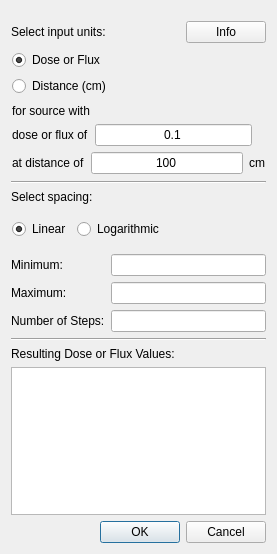
<?xml version="1.0" encoding="UTF-8"?>
<ui version="4.0">
 <class>RangeDefinition</class>
 <widget class="QDialog" name="RangeDefinition">
  <property name="geometry">
   <rect>
    <x>0</x>
    <y>0</y>
    <width>277</width>
    <height>554</height>
   </rect>
  </property>
  <property name="focusPolicy">
   <enum>Qt::StrongFocus</enum>
  </property>
  <property name="windowTitle">
   <string>Automatic Range Definition</string>
  </property>
  <layout class="QVBoxLayout" name="verticalLayout">
   <item>
    <layout class="QVBoxLayout" name="verticalLayout_3">
     <item>
      <layout class="QVBoxLayout" name="verticalLayout_5">
       <item>
        <layout class="QHBoxLayout" name="horizontalLayout_4">
         <property name="topMargin">
          <number>10</number>
         </property>
         <item>
          <widget class="QLabel" name="label_2">
           <property name="text">
            <string>Select input units:</string>
           </property>
          </widget>
         </item>
         <item>
          <spacer name="horizontalSpacer">
           <property name="orientation">
            <enum>Qt::Horizontal</enum>
           </property>
           <property name="sizeHint" stdset="0">
            <size>
             <width>40</width>
             <height>20</height>
            </size>
           </property>
          </spacer>
         </item>
         <item>
          <widget class="QPushButton" name="btnInfo">
           <property name="text">
            <string>Info</string>
           </property>
          </widget>
         </item>
        </layout>
       </item>
       <item>
        <widget class="QFrame" name="frame1">
         <property name="frameShape">
          <enum>QFrame::NoFrame</enum>
         </property>
         <property name="frameShadow">
          <enum>QFrame::Plain</enum>
         </property>
         <property name="lineWidth">
          <number>1</number>
         </property>
         <layout class="QVBoxLayout" name="verticalLayout_2">
          <property name="leftMargin">
           <number>1</number>
          </property>
          <property name="topMargin">
           <number>1</number>
          </property>
          <property name="rightMargin">
           <number>1</number>
          </property>
          <property name="bottomMargin">
           <number>1</number>
          </property>
          <item>
           <widget class="QRadioButton" name="radio_dose">
            <property name="text">
             <string>Dose or Flux</string>
            </property>
            <property name="checked">
             <bool>true</bool>
            </property>
           </widget>
          </item>
          <item>
           <widget class="QRadioButton" name="radio_distance">
            <property name="text">
             <string>Distance (cm)</string>
            </property>
           </widget>
          </item>
         </layout>
        </widget>
       </item>
       <item>
        <widget class="QWidget" name="wdgtDistanceParams" native="true">
         <layout class="QVBoxLayout" name="verticalLayout_6">
          <property name="leftMargin">
           <number>1</number>
          </property>
          <property name="topMargin">
           <number>1</number>
          </property>
          <property name="rightMargin">
           <number>1</number>
          </property>
          <property name="bottomMargin">
           <number>1</number>
          </property>
          <item>
           <widget class="QLabel" name="label_5">
            <property name="text">
             <string>for source with</string>
            </property>
           </widget>
          </item>
          <item>
           <layout class="QHBoxLayout" name="horizontalLayout">
            <item>
             <widget class="QLabel" name="label_3">
              <property name="text">
               <string>dose or flux of</string>
              </property>
             </widget>
            </item>
            <item>
             <widget class="QLineEdit" name="line_dose">
              <property name="text">
               <string>0.1</string>
              </property>
              <property name="alignment">
               <set>Qt::AlignCenter</set>
              </property>
             </widget>
            </item>
            <item>
             <widget class="QLabel" name="label_units">
              <property name="text">
               <string/>
              </property>
             </widget>
            </item>
           </layout>
          </item>
          <item>
           <layout class="QHBoxLayout" name="horizontalLayout_2">
            <item>
             <widget class="QLabel" name="label_4">
              <property name="text">
               <string>at distance of</string>
              </property>
             </widget>
            </item>
            <item>
             <widget class="QLineEdit" name="line_distance">
              <property name="sizePolicy">
               <sizepolicy hsizetype="Expanding" vsizetype="Fixed">
                <horstretch>0</horstretch>
                <verstretch>0</verstretch>
               </sizepolicy>
              </property>
              <property name="maximumSize">
               <size>
                <width>16777215</width>
                <height>16777215</height>
               </size>
              </property>
              <property name="text">
               <string>100</string>
              </property>
              <property name="alignment">
               <set>Qt::AlignCenter</set>
              </property>
             </widget>
            </item>
            <item>
             <widget class="QLabel" name="label_6">
              <property name="text">
               <string>cm</string>
              </property>
             </widget>
            </item>
           </layout>
          </item>
         </layout>
        </widget>
       </item>
      </layout>
     </item>
     <item>
      <widget class="Line" name="line">
       <property name="orientation">
        <enum>Qt::Horizontal</enum>
       </property>
      </widget>
     </item>
     <item>
      <widget class="QLabel" name="label">
       <property name="text">
        <string>Select spacing:</string>
       </property>
      </widget>
     </item>
     <item>
      <widget class="QFrame" name="frame2">
       <layout class="QFormLayout" name="formLayout_2">
        <property name="formAlignment">
         <set>Qt::AlignLeading|Qt::AlignLeft|Qt::AlignTop</set>
        </property>
        <property name="leftMargin">
         <number>1</number>
        </property>
        <item row="0" column="0">
         <widget class="QRadioButton" name="radio_lin">
          <property name="text">
           <string>Linear</string>
          </property>
          <property name="checkable">
           <bool>true</bool>
          </property>
          <property name="checked">
           <bool>true</bool>
          </property>
         </widget>
        </item>
        <item row="0" column="1">
         <widget class="QRadioButton" name="radio_log">
          <property name="text">
           <string>Logarithmic</string>
          </property>
         </widget>
        </item>
       </layout>
      </widget>
     </item>
     <item>
      <layout class="QFormLayout" name="formLayout">
       <property name="labelAlignment">
        <set>Qt::AlignLeading|Qt::AlignLeft|Qt::AlignVCenter</set>
       </property>
       <property name="formAlignment">
        <set>Qt::AlignHCenter|Qt::AlignTop</set>
       </property>
       <item row="0" column="0">
        <widget class="QLabel" name="label_minimum">
         <property name="text">
          <string>Minimum:</string>
         </property>
        </widget>
       </item>
       <item row="0" column="1">
        <widget class="QLineEdit" name="line_min">
         <property name="alignment">
          <set>Qt::AlignCenter</set>
         </property>
        </widget>
       </item>
       <item row="1" column="0">
        <widget class="QLabel" name="label_maximum">
         <property name="text">
          <string>Maximum:</string>
         </property>
        </widget>
       </item>
       <item row="1" column="1">
        <widget class="QLineEdit" name="line_max">
         <property name="alignment">
          <set>Qt::AlignCenter</set>
         </property>
        </widget>
       </item>
       <item row="2" column="0">
        <widget class="QLabel" name="label_numsteps">
         <property name="text">
          <string>Number of Steps:</string>
         </property>
        </widget>
       </item>
       <item row="2" column="1">
        <widget class="QLineEdit" name="line_num">
         <property name="alignment">
          <set>Qt::AlignCenter</set>
         </property>
        </widget>
       </item>
      </layout>
     </item>
     <item>
      <widget class="Line" name="line_2">
       <property name="orientation">
        <enum>Qt::Horizontal</enum>
       </property>
      </widget>
     </item>
     <item>
      <widget class="QLabel" name="label_7">
       <property name="text">
        <string>Resulting Dose or Flux Values:</string>
       </property>
      </widget>
     </item>
     <item>
      <widget class="QListView" name="listView"/>
     </item>
    </layout>
   </item>
   <item>
    <widget class="QDialogButtonBox" name="buttonBox">
     <property name="enabled">
      <bool>true</bool>
     </property>
     <property name="orientation">
      <enum>Qt::Horizontal</enum>
     </property>
     <property name="standardButtons">
      <set>QDialogButtonBox::Cancel|QDialogButtonBox::Ok</set>
     </property>
    </widget>
   </item>
  </layout>
 </widget>
 <resources/>
 <connections>
  <connection>
   <sender>buttonBox</sender>
   <signal>accepted()</signal>
   <receiver>RangeDefinition</receiver>
   <slot>accept()</slot>
   <hints>
    <hint type="sourcelabel">
     <x>244</x>
     <y>462</y>
    </hint>
    <hint type="destinationlabel">
     <x>157</x>
     <y>274</y>
    </hint>
   </hints>
  </connection>
  <connection>
   <sender>buttonBox</sender>
   <signal>rejected()</signal>
   <receiver>RangeDefinition</receiver>
   <slot>reject()</slot>
   <hints>
    <hint type="sourcelabel">
     <x>270</x>
     <y>462</y>
    </hint>
    <hint type="destinationlabel">
     <x>276</x>
     <y>274</y>
    </hint>
   </hints>
  </connection>
 </connections>
</ui>
